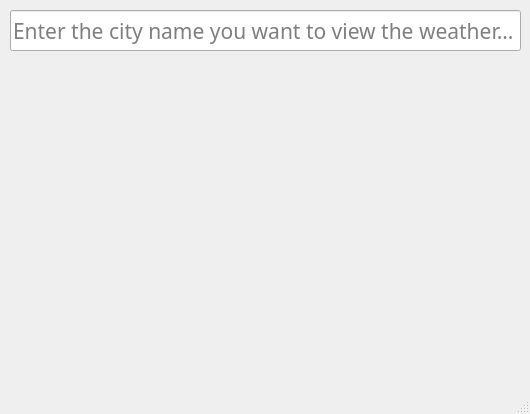
<?xml version="1.0" encoding="UTF-8"?>
<ui version="4.0">
 <class>Weather_Window</class>
 <widget class="QMainWindow" name="Weather_Window">
  <property name="geometry">
   <rect>
    <x>0</x>
    <y>0</y>
    <width>530</width>
    <height>414</height>
   </rect>
  </property>
  <property name="minimumSize">
   <size>
    <width>530</width>
    <height>414</height>
   </size>
  </property>
  <property name="maximumSize">
   <size>
    <width>530</width>
    <height>414</height>
   </size>
  </property>
  <property name="windowTitle">
   <string>Weather</string>
  </property>
  <widget class="QWidget" name="centralwidget">
   <widget class="QLineEdit" name="city">
    <property name="geometry">
     <rect>
      <x>10</x>
      <y>10</y>
      <width>511</width>
      <height>41</height>
     </rect>
    </property>
    <property name="minimumSize">
     <size>
      <width>511</width>
      <height>41</height>
     </size>
    </property>
    <property name="maximumSize">
     <size>
      <width>511</width>
      <height>41</height>
     </size>
    </property>
    <property name="font">
     <font>
      <family>Eras Medium ITC</family>
      <pointsize>16</pointsize>
     </font>
    </property>
    <property name="toolTip">
     <string>Enter the city name of which you want to view the weather.</string>
    </property>
    <property name="placeholderText">
     <string>Enter the city name you want to view the weather of:</string>
    </property>
   </widget>
   <widget class="QLabel" name="celsius">
    <property name="geometry">
     <rect>
      <x>10</x>
      <y>70</y>
      <width>491</width>
      <height>31</height>
     </rect>
    </property>
    <property name="text">
     <string/>
    </property>
   </widget>
   <widget class="QLabel" name="fahrenheit">
    <property name="geometry">
     <rect>
      <x>10</x>
      <y>120</y>
      <width>491</width>
      <height>31</height>
     </rect>
    </property>
    <property name="text">
     <string/>
    </property>
   </widget>
   <widget class="QLabel" name="kelvin">
    <property name="geometry">
     <rect>
      <x>10</x>
      <y>170</y>
      <width>491</width>
      <height>31</height>
     </rect>
    </property>
    <property name="text">
     <string/>
    </property>
   </widget>
   <widget class="QLabel" name="pressure">
    <property name="geometry">
     <rect>
      <x>10</x>
      <y>220</y>
      <width>491</width>
      <height>31</height>
     </rect>
    </property>
    <property name="text">
     <string/>
    </property>
   </widget>
   <widget class="QLabel" name="humidity">
    <property name="geometry">
     <rect>
      <x>10</x>
      <y>270</y>
      <width>491</width>
      <height>31</height>
     </rect>
    </property>
    <property name="text">
     <string/>
    </property>
   </widget>
   <widget class="QLabel" name="description">
    <property name="geometry">
     <rect>
      <x>10</x>
      <y>320</y>
      <width>491</width>
      <height>31</height>
     </rect>
    </property>
    <property name="text">
     <string/>
    </property>
   </widget>
  </widget>
  <widget class="QMenuBar" name="menubar">
   <property name="geometry">
    <rect>
     <x>0</x>
     <y>0</y>
     <width>530</width>
     <height>21</height>
    </rect>
   </property>
  </widget>
  <widget class="QStatusBar" name="statusbar"/>
 </widget>
 <resources/>
 <connections/>
</ui>
